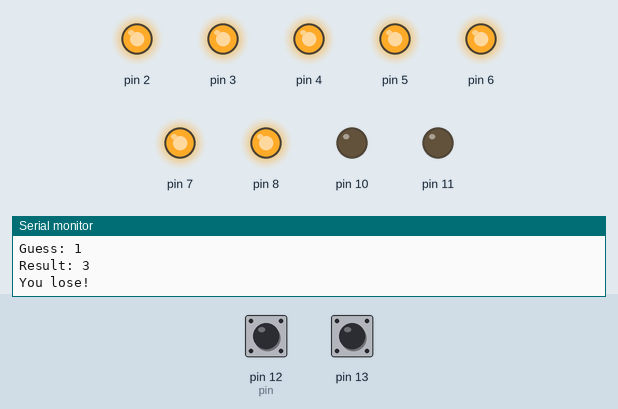
The sketch below on a simulated Arduino Uno, built with avr-gcc and run on an emulated ATmega328P. On the bench: output pins drawn as LEDs (lit = HIGH), the last lines printed to the serial monitor. Inputs (shaded band) come from the test bench; at power-on: pin 12 (pin) LOW, pin 13 LOW. Random numbers use the default seed unless the sketch sets one.

Above: at 3.0 s.
3.1 s: pin 12 (pin) pulsed HIGH 5 times (0.12 s each, 0.3 s apart)
At 3.38 s:
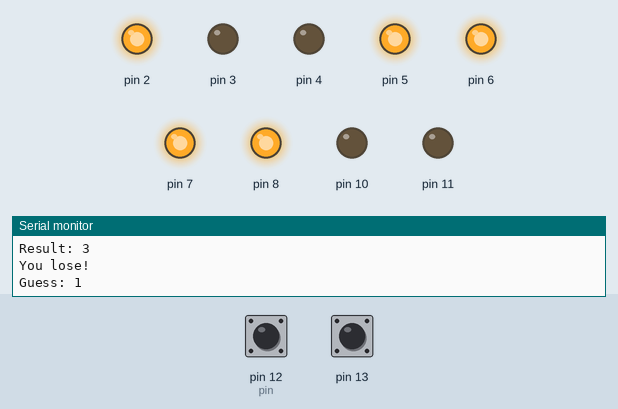
At 5.7 s:
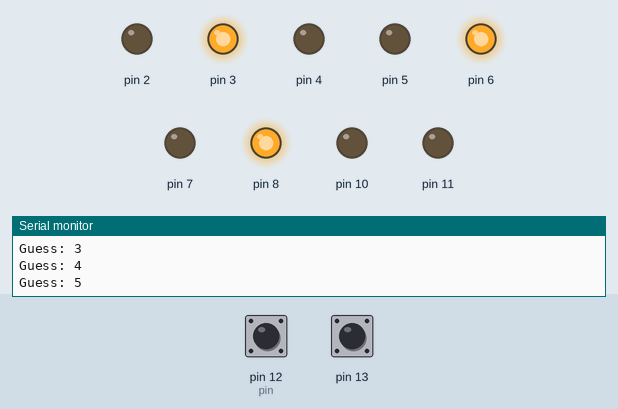
6.1 s: pin 13 pulsed HIGH 2 times (0.12 s each, 0.3 s apart)
At 7.8 s:
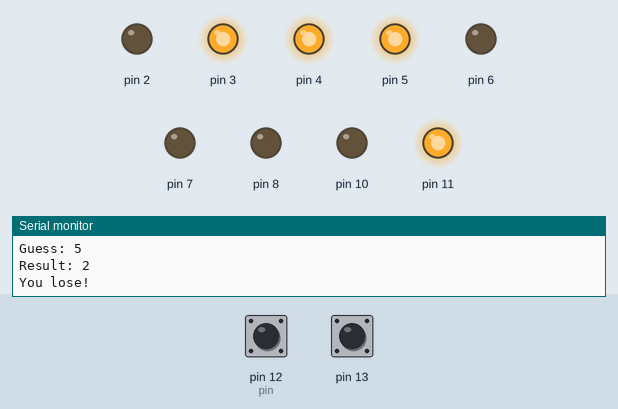
Timing chart, 0 to 9.9 s (numbered marks = the images above; inputs shaded):
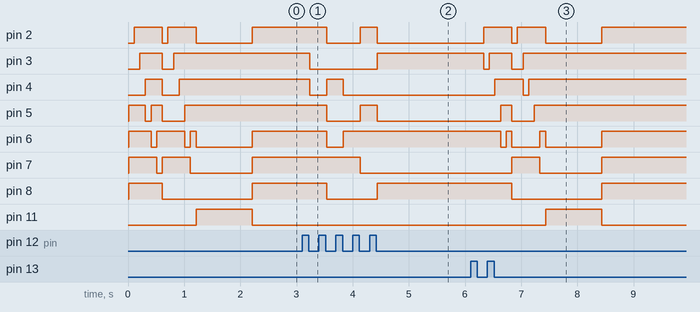

Measured:
- after the input at 3.1 s, pin 2, pin 5: HIGH → LOW after 0.44 s, → HIGH 0.60 s later, → LOW 0.30 s later; pin 3: HIGH → LOW after 0.13 s, → HIGH 1.2 s later; pin 4: HIGH → LOW after 0.13 s, → HIGH 0.30 s later, → LOW 0.30 s later; pin 6: HIGH → LOW after 0.44 s, → HIGH 0.30 s later; pin 7: HIGH → LOW after 1.0 s
- after the input at 6.1 s, pin 2: goes HIGH 0.50 s, LOW 0.10 s, HIGH 0.50 s, LOW 1.0 s, then HIGH, starting after 0.23 s; pin 3: HIGH → LOW after 0.23 s, → HIGH 0.10 s later, → LOW 0.40 s later, → HIGH 0.20 s later

The sketch:

DiceGame2.ino
```cpp
#define MAX 7

struct{
  int pin;
  int button;
  int state=1;
  int num=0;
} a, b;

int number[10] = {
    0b1000000, //0
    0b1111001, //1
    0b0100100, //2
    0b0110000, //3
    0b0011001, //4
    0b1010010, //5
    0b0000010, //6
    0b1011000, //7
    0b0000000, //8
    0b0010000  //9
};

void showNum(int bin){
  for(int i=2; i<MAX+2; i++){
    digitalWrite(i, bin%2);
    bin/=2;
  }
}

void resetNum(){
  for(int i=2; i<MAX+2; i++){
    digitalWrite(i, 1);
  }
}
  void eff(){
    for(int i=2;i<MAX+1;i++){
      digitalWrite(i, 0);
      delay(100);
      digitalWrite(i, 1);
    }
  }
void win(){
  digitalWrite(10, 1);
  Serial.println("You win!");

  showNum(0b0110001);
  delay(1000);
  digitalWrite(11, 0);
  resetNum();

}
void lose(){
  digitalWrite(11, 1);
  Serial.println("You lose!");
  showNum(0b0001110);
  delay(1000);
  digitalWrite(11, 0);
  resetNum();
}

void setup(){
  for(int i=2; i<MAX+2; i++){
    pinMode(i, OUTPUT);
  }
  a.pin = 12;
  b.pin = 13;
  pinMode(a.pin, INPUT);
  pinMode(b.pin, INPUT);
  pinMode(10, OUTPUT);
  pinMode(11, OUTPUT);
  Serial.begin(9600);
  randomSeed(analogRead(0));
}

void loop(){
  digitalWrite(10, 0);
  digitalWrite(11, 0);
  a.button = digitalRead(a.pin);
  b.button = digitalRead(b.pin);
  delay(10);

  if(a.button!=a.state && a.button==0){
    if(a.num==6) a.num = 0;
    a.num++;

    Serial.print("Guess: ");
    Serial.println(a.num);

    showNum(number[a.num]);
  }

  if(b.button!=b.state && b.button==0){
    b.num = random(1,7);

    Serial.print("Result: ");
    Serial.println(b.num);

    eff();
    resetNum();
    showNum(number[b.num]);
    eff();
    resetNum();
    if(a.num==b.num)win();
    else lose();

    a.num = 0;
    b.num = 7;
  }

  a.state = a.button;
  b.state = b.button;
}
```
